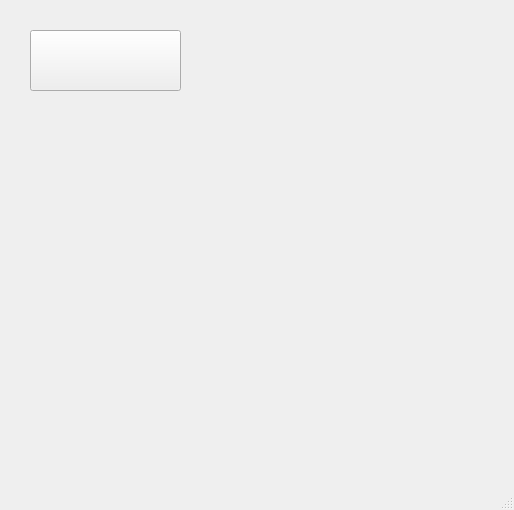
<?xml version="1.0" encoding="UTF-8"?>
<ui version="4.0">
 <class>MainWindow</class>
 <widget class="QMainWindow" name="MainWindow">
  <property name="geometry">
   <rect>
    <x>0</x>
    <y>0</y>
    <width>514</width>
    <height>510</height>
   </rect>
  </property>
  <property name="windowTitle">
   <string>MainWindow</string>
  </property>
  <widget class="QWidget" name="centralwidget">
   <widget class="QStackedWidget" name="stackedWidget">
    <property name="geometry">
     <rect>
      <x>50</x>
      <y>40</y>
      <width>400</width>
      <height>400</height>
     </rect>
    </property>
    <property name="currentIndex">
     <number>4</number>
    </property>
    <widget class="AdvertisementInterface" name="advertisementWidget"/>
    <widget class="LoginInterface" name="loginWidget"/>
    <widget class="SelectInterface" name="selectWidget"/>
    <widget class="AdminInterface" name="adminWidget"/>
    <widget class="ShopInterface" name="shopwidget"/>
   </widget>
   <widget class="QPushButton" name="pushButton_reset">
    <property name="geometry">
     <rect>
      <x>30</x>
      <y>30</y>
      <width>151</width>
      <height>61</height>
     </rect>
    </property>
    <property name="styleSheet">
     <string notr="true">#pushButton_reset
{
border-image: url(:/Image/reset.png);

}
#pushButton_reset:pressed
{
  
	border-image: url(:/Image/reset_press.png);
}</string>
    </property>
    <property name="text">
     <string/>
    </property>
   </widget>
   <widget class="QLabel" name="label_countTime">
    <property name="geometry">
     <rect>
      <x>211</x>
      <y>10</y>
      <width>191</width>
      <height>31</height>
     </rect>
    </property>
    <property name="font">
     <font>
      <family>楷体</family>
     </font>
    </property>
    <property name="text">
     <string/>
    </property>
   </widget>
  </widget>
  <widget class="QMenuBar" name="menubar">
   <property name="geometry">
    <rect>
     <x>0</x>
     <y>0</y>
     <width>514</width>
     <height>26</height>
    </rect>
   </property>
  </widget>
  <widget class="QStatusBar" name="statusbar"/>
 </widget>
 <customwidgets>
  <customwidget>
   <class>AdvertisementInterface</class>
   <extends>QWidget</extends>
   <header>advertisementinterface.h</header>
   <container>1</container>
  </customwidget>
  <customwidget>
   <class>LoginInterface</class>
   <extends>QWidget</extends>
   <header>logininterface.h</header>
   <container>1</container>
  </customwidget>
  <customwidget>
   <class>SelectInterface</class>
   <extends>QWidget</extends>
   <header>selectinterface.h</header>
   <container>1</container>
  </customwidget>
  <customwidget>
   <class>AdminInterface</class>
   <extends>QWidget</extends>
   <header>admininterface.h</header>
   <container>1</container>
  </customwidget>
  <customwidget>
   <class>ShopInterface</class>
   <extends>QWidget</extends>
   <header>shopinterface.h</header>
   <container>1</container>
  </customwidget>
 </customwidgets>
 <resources/>
 <connections/>
</ui>
